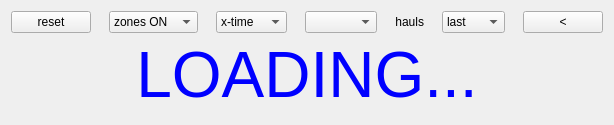
      <widget class="QWidget" name="tab_graph">
       <attribute name="title">
        <string> Graphs</string>
       </attribute>
       <layout class="QVBoxLayout" name="verticalLayout_7" stretch="1,0,8">
        <item>
         <layout class="QHBoxLayout" name="lay_g_h1" stretch="1,2,1,2,1,1,1">
          <property name="spacing">
           <number>18</number>
          </property>
          <item>
           <widget class="QPushButton" name="btn_g_reset">
            <property name="text">
             <string>reset</string>
            </property>
           </widget>
          </item>
          <item>
           <widget class="QComboBox" name="cb_g_paint_zones">
            <item>
             <property name="text">
              <string>zones ON</string>
             </property>
            </item>
            <item>
             <property name="text">
              <string>zones OFF</string>
             </property>
            </item>
           </widget>
          </item>
          <item>
           <widget class="QComboBox" name="cb_g_switch_tp">
            <property name="maximumSize">
             <size>
              <width>110</width>
              <height>16777215</height>
             </size>
            </property>
            <property name="currentText">
             <string>x-time</string>
            </property>
            <item>
             <property name="text">
              <string>x-time</string>
             </property>
            </item>
            <item>
             <property name="text">
              <string>x-Temp</string>
             </property>
            </item>
           </widget>
          </item>
          <item>
           <widget class="QComboBox" name="cb_g_sn">
            <property name="maximumSize">
             <size>
              <width>200</width>
              <height>16777215</height>
             </size>
            </property>
           </widget>
          </item>
          <item>
           <widget class="QLabel" name="label_9">
            <property name="text">
             <string>hauls</string>
            </property>
            <property name="alignment">
             <set>Qt::AlignRight|Qt::AlignTrailing|Qt::AlignVCenter</set>
            </property>
           </widget>
          </item>
          <item>
           <widget class="QComboBox" name="cb_g_cycle_haul">
            <item>
             <property name="text">
              <string>last</string>
             </property>
            </item>
            <item>
             <property name="text">
              <string>all</string>
             </property>
            </item>
            <item>
             <property name="text">
              <string>single</string>
             </property>
            </item>
           </widget>
          </item>
          <item>
           <widget class="QPushButton" name="btn_g_next_haul">
            <property name="maximumSize">
             <size>
              <width>100</width>
              <height>16777215</height>
             </size>
            </property>
            <property name="text">
             <string>&lt;</string>
            </property>
           </widget>
          </item>
         </layout>
        </item>
        <item>
         <layout class="QHBoxLayout" name="lay_g_h1_2" stretch="0">
          <property name="spacing">
           <number>0</number>
          </property>
          <item>
           <widget class="QLabel" name="lbl_graph_busy">
            <property name="maximumSize">
             <size>
              <width>9000</width>
              <height>200</height>
             </size>
            </property>
            <property name="font">
             <font>
              <pointsize>48</pointsize>
              <weight>50</weight>
              <bold>false</bold>
              <underline>false</underline>
              <strikeout>false</strikeout>
              <kerning>true</kerning>
             </font>
            </property>
            <property name="styleSheet">
             <string notr="true">color: rgb(0, 0, 255)</string>
            </property>
            <property name="text">
             <string>LOADING...</string>
            </property>
            <property name="alignment">
             <set>Qt::AlignCenter</set>
            </property>
           </widget>
          </item>
         </layout>
        </item>
        <item>
         <layout class="QHBoxLayout" name="lay_g_h2">
          <property name="topMargin">
           <number>3</number>
          </property>
         </layout>
        </item>
       </layout>
      </widget>
